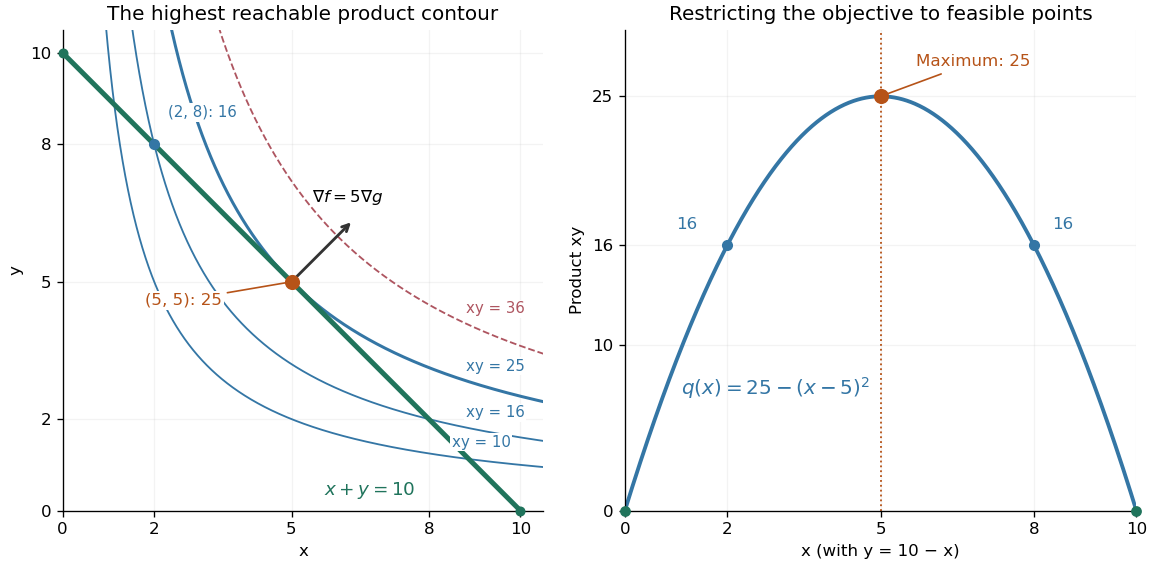

Write the Python code that produced this figure.
"""Illustrate product maximization on a budget segment; save basename.png to cwd.

Tested with Python 3.14.4, NumPy 2.3.5, Matplotlib 3.10.7.
Run from _media: MPLCONFIGDIR=/tmp/optimization-mpl python3 ../optimization-budget-product.py
"""

from pathlib import Path

import matplotlib

matplotlib.use("Agg")
import matplotlib.pyplot as plt
import numpy as np


def main():
    budget = 10.0
    optimum = np.full(2, budget / 2)
    multiplier = budget / 2  # L = xy - lambda (x + y - budget).
    x = np.linspace(0, budget, 1001)
    y = budget - x
    product = x * y

    # Check the global bound, feasibility and the chosen multiplier convention.
    assert np.allclose(x + y, budget)
    assert np.all(x >= 0) and np.all(y >= 0)
    assert np.allclose(product, 25 - (x - 5) ** 2)
    assert np.max(product) == 25 and x[np.argmax(product)] == 5
    assert np.allclose(optimum[::-1] - multiplier * np.ones(2), 0)
    assert product[0] == product[-1] == 0
    assert np.isclose((10.1**2 - budget**2) / 4, 0.5025)

    blue, green, orange = "#3476a5", "#20745c", "#b65318"
    plt.rcParams.update({"font.size": 10, "axes.spines.top": False,
                         "axes.spines.right": False})
    fig, axes = plt.subplots(1, 2, figsize=(9.6, 4.7), layout="constrained",
                             facecolor="white")
    ax, curve = axes
    positive_x = np.linspace(0.05, 10.5, 1800)
    for level in (10, 16, 25, 36):
        color = "#ae5560" if level == 36 else blue
        ax.plot(positive_x, level / positive_x, color=color,
                lw=1.8 if level == 25 else 1.1,
                ls="--" if level == 36 else "-")
        label_x = {10: 8.5, 16: 8.8, 25: 8.8, 36: 8.8}[level]
        ax.text(label_x, level / label_x + 0.22, f"xy = {level}",
                color=color, fontsize=9,
                bbox={"facecolor": "white", "edgecolor": "none", "pad": 0.8})
    ax.plot(x, y, color=green, lw=3, label="Feasible segment")
    ax.scatter([0, 10], [10, 0], color=green, s=25, zorder=5, clip_on=False)
    ax.scatter(2, 8, color=blue, s=32, zorder=6)
    ax.annotate("(2, 8): 16", (2, 8), xytext=(2.3, 8.6), color=blue,
                fontsize=9,
                bbox={"facecolor": "white", "edgecolor": "none", "pad": 1.2})
    ax.scatter(*optimum, color=orange, s=65, zorder=7)
    ax.annotate("(5, 5): 25", optimum, xytext=(1.8, 4.5), color=orange,
                arrowprops={"arrowstyle": "-", "color": orange}, fontsize=10,
                bbox={"facecolor": "white", "edgecolor": "none", "pad": 1.2})
    ax.annotate("", xy=(6.35, 6.35), xytext=optimum,
                arrowprops={"arrowstyle": "->", "color": "#333333", "lw": 1.7})
    ax.text(5.45, 6.75, r"$\nabla f=5\nabla g$", fontsize=10)
    ax.text(5.7, 0.35, r"$x+y=10$", color=green, fontsize=11)
    ax.set(xlim=(0, 10.5), ylim=(0, 10.5), aspect="equal",
           xlabel="x", ylabel="y", title="The highest reachable product contour")
    ax.set_xticks([0, 2, 5, 8, 10])
    ax.set_yticks([0, 2, 5, 8, 10])
    ax.grid(alpha=0.15)

    curve.plot(x, product, color=blue, lw=2.3)
    curve.scatter([0, 10], [0, 0], color=green, s=30, zorder=5, clip_on=False)
    curve.scatter([2, 8], [16, 16], color=blue, s=32, zorder=5)
    curve.scatter(5, 25, color=orange, s=65, zorder=6)
    curve.axvline(5, color=orange, ls=":", lw=1.1)
    curve.annotate("Maximum: 25", (5, 25), xytext=(5.7, 26.8),
                   color=orange, fontsize=10,
                   arrowprops={"arrowstyle": "-", "color": orange})
    curve.text(1.1, 7.0, r"$q(x)=25-(x-5)^2$", color=blue, fontsize=12)
    curve.annotate("16", (2, 16), xytext=(1.0, 17.0), color=blue)
    curve.annotate("16", (8, 16), xytext=(8.35, 17.0), color=blue)
    curve.set(xlim=(0, 10), ylim=(0, 29), xlabel="x (with y = 10 − x)",
              ylabel="Product xy", title="Restricting the objective to feasible points")
    curve.set_xticks([0, 2, 5, 8, 10])
    curve.set_yticks([0, 10, 16, 25])
    curve.grid(alpha=0.15)
    fig.savefig(Path.cwd() / (Path(__file__).stem + ".png"),
                dpi=120, facecolor="white", transparent=False)
    plt.close(fig)
    print(f"Optimum {optimum.tolist()}, product 25, multiplier {multiplier:g}")


if __name__ == "__main__":
    main()
